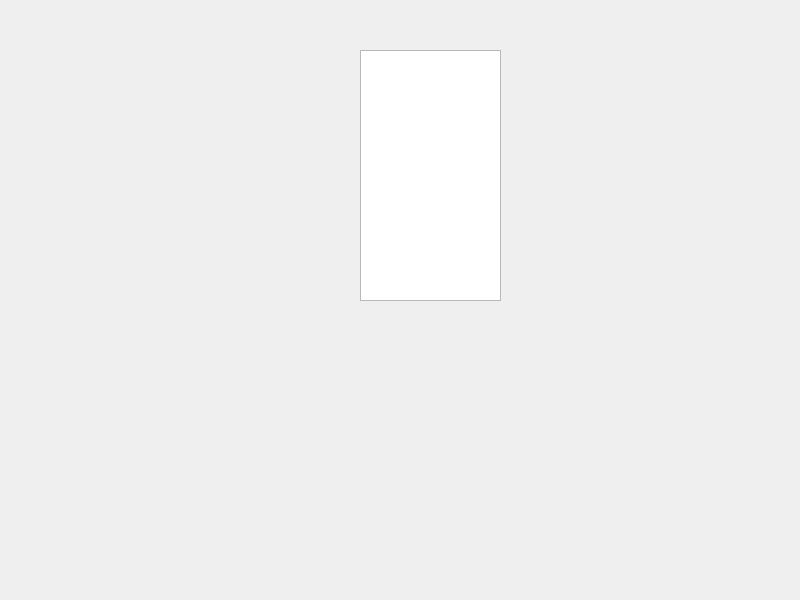
<?xml version="1.0" encoding="UTF-8"?>
<ui version="4.0">
 <class>schoolBoysWindow</class>
 <widget class="QDialog" name="schoolBoysWindow">
  <property name="geometry">
   <rect>
    <x>0</x>
    <y>0</y>
    <width>800</width>
    <height>600</height>
   </rect>
  </property>
  <property name="windowTitle">
   <string>Dialog</string>
  </property>
  <widget class="QWidget" name="verticalLayoutWidget">
   <property name="geometry">
    <rect>
     <x>10</x>
     <y>20</y>
     <width>761</width>
     <height>551</height>
    </rect>
   </property>
   <layout class="QVBoxLayout" name="verticalLayout">
    <property name="spacing">
     <number>20</number>
    </property>
    <property name="leftMargin">
     <number>20</number>
    </property>
    <property name="topMargin">
     <number>20</number>
    </property>
    <property name="rightMargin">
     <number>20</number>
    </property>
    <property name="bottomMargin">
     <number>20</number>
    </property>
   </layout>
  </widget>
  <widget class="QTableView" name="tableView">
   <property name="geometry">
    <rect>
     <x>360</x>
     <y>50</y>
     <width>141</width>
     <height>251</height>
    </rect>
   </property>
  </widget>
  <widget class="QDialogButtonBox" name="buttonBox">
   <property name="geometry">
    <rect>
     <x>280</x>
     <y>230</y>
     <width>721</width>
     <height>28</height>
    </rect>
   </property>
   <property name="orientation">
    <enum>Qt::Horizontal</enum>
   </property>
   <property name="standardButtons">
    <set>QDialogButtonBox::Cancel|QDialogButtonBox::Ok</set>
   </property>
  </widget>
 </widget>
 <resources/>
 <connections>
  <connection>
   <sender>buttonBox</sender>
   <signal>accepted()</signal>
   <receiver>schoolBoysWindow</receiver>
   <slot>accept()</slot>
   <hints>
    <hint type="sourcelabel">
     <x>248</x>
     <y>254</y>
    </hint>
    <hint type="destinationlabel">
     <x>157</x>
     <y>274</y>
    </hint>
   </hints>
  </connection>
  <connection>
   <sender>buttonBox</sender>
   <signal>rejected()</signal>
   <receiver>schoolBoysWindow</receiver>
   <slot>reject()</slot>
   <hints>
    <hint type="sourcelabel">
     <x>316</x>
     <y>260</y>
    </hint>
    <hint type="destinationlabel">
     <x>286</x>
     <y>274</y>
    </hint>
   </hints>
  </connection>
 </connections>
</ui>
